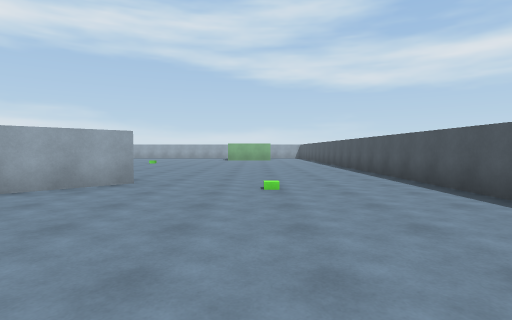
View 1 (above)

22 first-person views from a walk through a 3-D level made in the Unity game engine. The camera is 1.3 m above the floor, tilts 2° down and sees 80° across. The floor is counted in squares, 2 m on a side. Each view is taken from the middle of a square. On the plan, view 1 faces up. The plan holds only what a view shows up to about 10 squares ahead; the rest is blank. The player is left out.

View 2
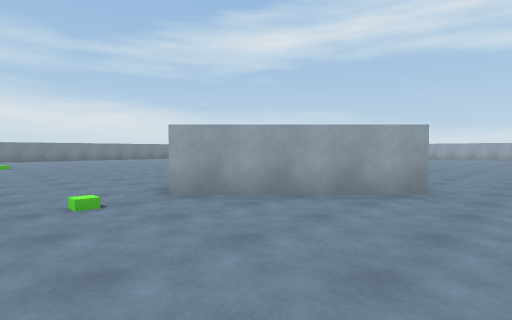

View 3
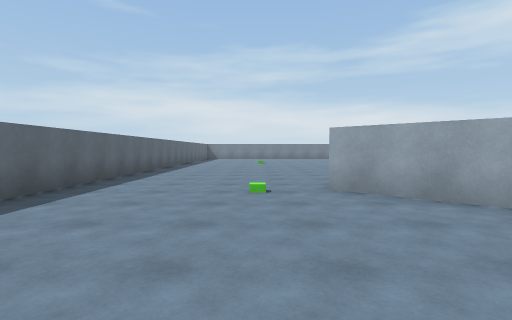

View 4
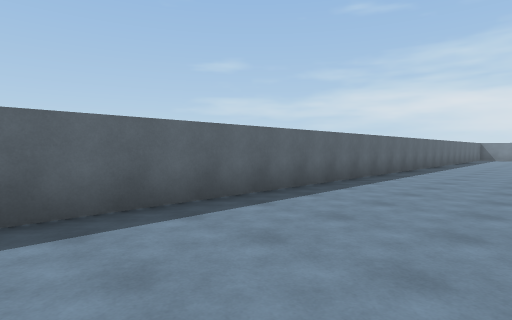

View 5
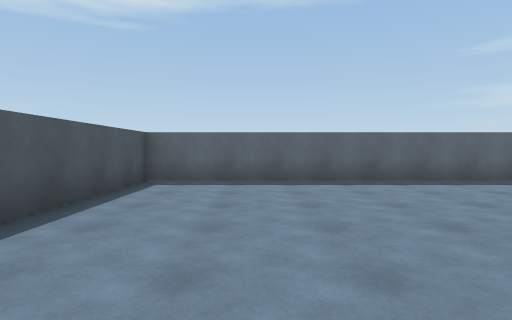

View 6
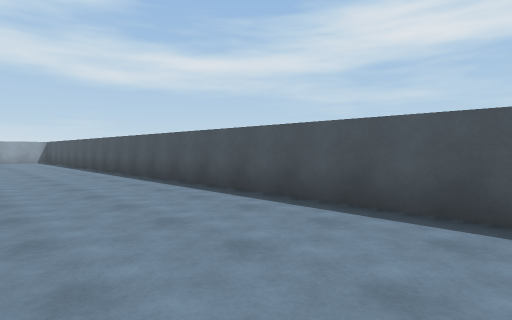

View 7
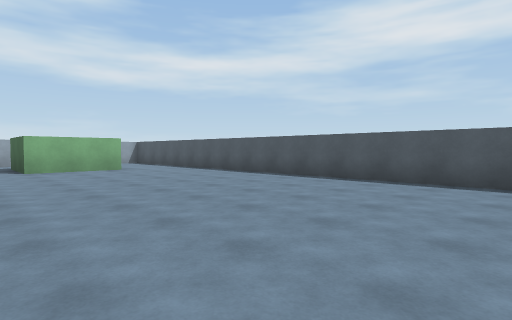

View 8
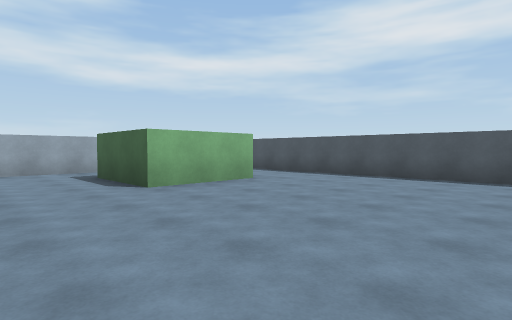

View 9
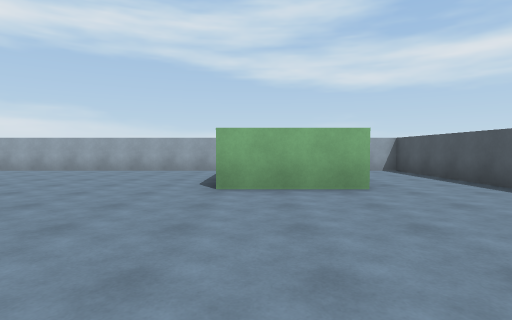

View 10
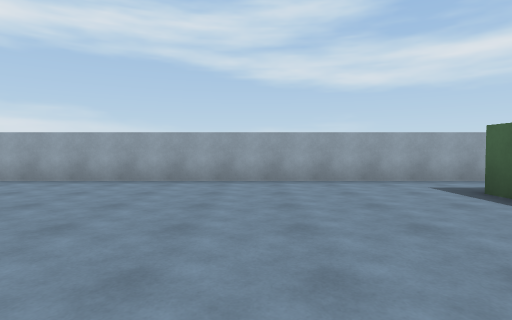

View 11
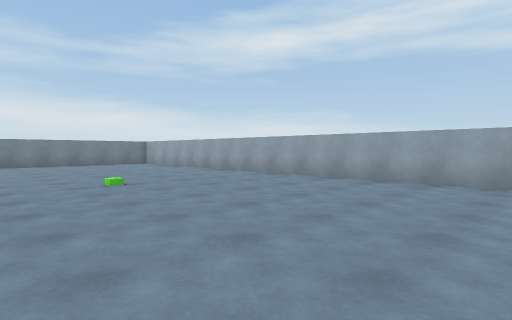

View 12
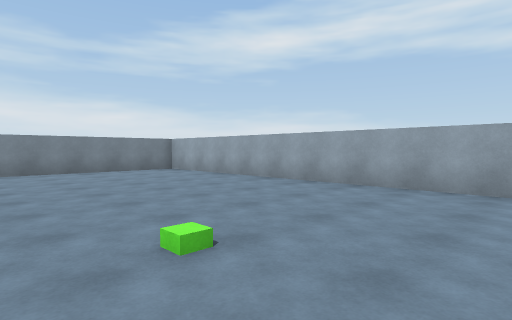

View 13
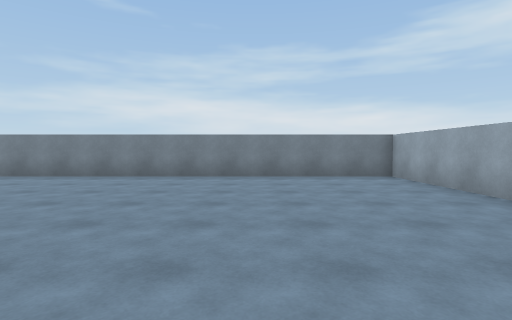

View 14
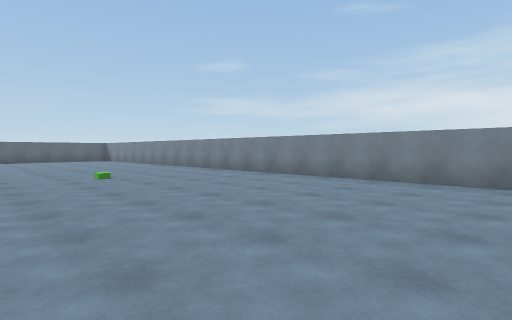

View 15
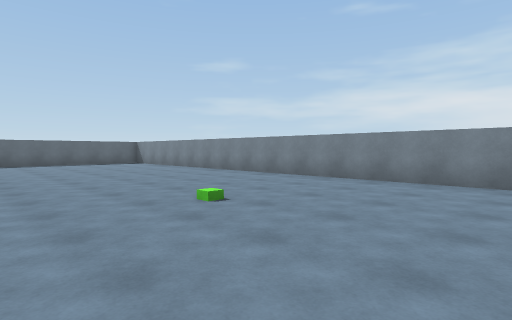

View 16
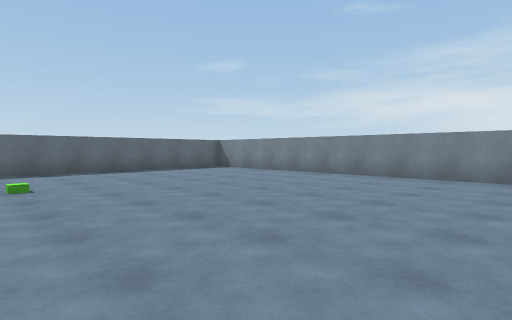

View 17
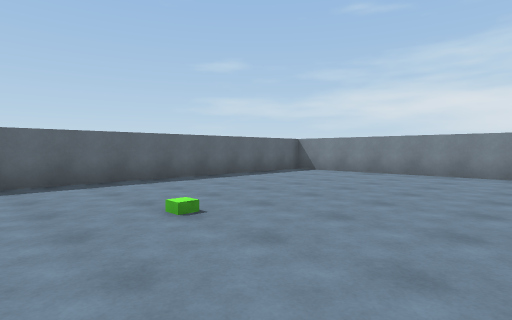

View 18
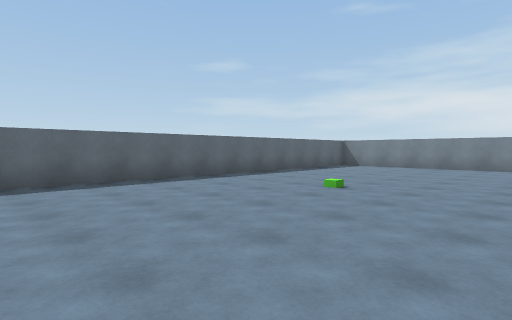

View 19
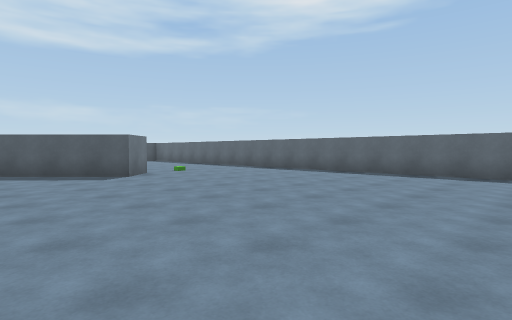

View 20
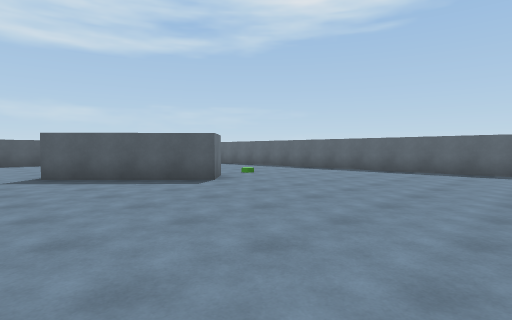

View 21
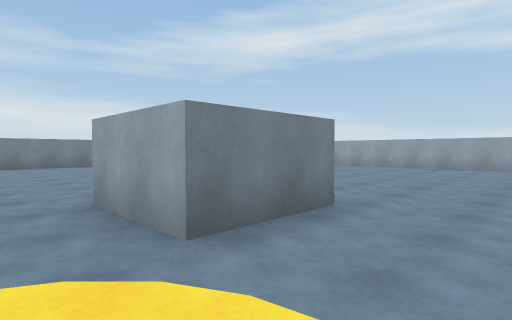

View 22
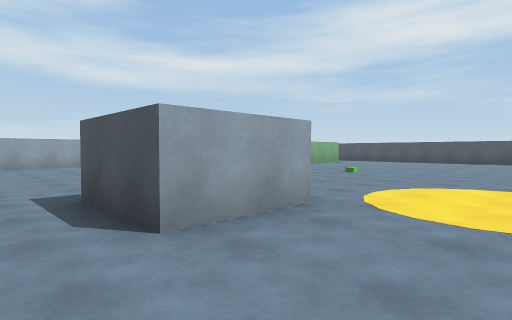

### Floor plan
Points are (right, up) in squares from view 1. A wall is a line through its corners. A room is listed if a view was taken in it or the views show most of it. See-through windows are left out.
Room 1 (views 1, 2, 3, 4, 5, 6, 7, 8, 9, 10, 11, 12, 13, 14, 15, 16, 17, 18, 19, 20, 21, 22)
walls: (-9.9, 14.2) (-9.9, 12.2) (-11.9, 12.2) (-11.9, 14.2); (-2.3, 5.8) (-4.9, 3.2) (-5.8, 4) (-3.2, 6.7); (0.9, 17.9) (-1.6, 17.9) (-1.6, 20.5); (3.3, 3.9) (3.3, 22.3) (2.4, 22.3); (-0.2, 22.3) (-20.3, 22.3) (-20.3, -0.9); (-20, -1.2) (3.3, -1.2) (3.3, 2.4)

Where each view was taken, in squares from view 1:
view 1: 0 up, 0 right, facing up
view 2: 1 up, 1 left, facing up-left
view 3: 2 up, 0 right, facing left
view 4: 2 up, 1 right, facing down-left
view 5: 5 up, 1 right, facing down
view 6: 5 up, 0 right, facing up-right
view 7: 8 up, 3 left, facing up-right
view 8: 13 up, 4 left, facing up-right
view 9: 13 up, 1 left, facing up
view 10: 16 up, 5 left, facing up
view 11: 16 up, 7 left, facing up-left
view 12: 17 up, 11 left, facing up-left
view 13: 19 up, 13 left, facing left
view 14: 17 up, 14 left, facing down-left
view 15: 13 up, 14 left, facing down-left
view 16: 8 up, 13 left, facing down-left
view 17: 5 up, 12 left, facing down-left
view 18: 5 up, 9 left, facing down-left
view 19: 7 up, 13 left, facing down-right
view 20: 8 up, 11 left, facing down-right
view 21: 11 up, 8 left, facing up-left
view 22: 10 up, 13 left, facing up-right
